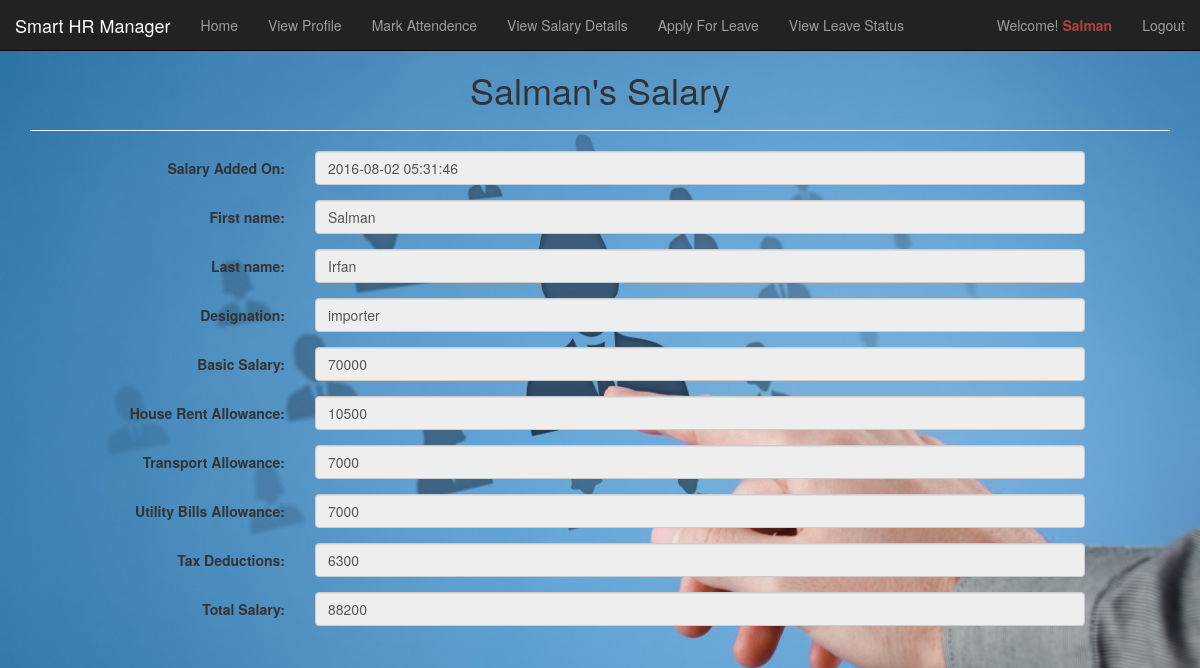
Screenshot of /employee/emp_salary.php (signed in) with the database file from the repository.
### tables this page shows
CREATE TABLE `salary` (
  `salary_id` int(100) NOT NULL,
  `emp_id` int(100) NOT NULL,
  `emp_fname` varchar(100) NOT NULL,
  `emp_lname` varchar(100) NOT NULL,
  `designation` varchar(100) NOT NULL,
  `basic_salary` varchar(100) NOT NULL,
  `house_rent` varchar(100) NOT NULL,
  `transport` varchar(100) NOT NULL,
  `utility` varchar(100) NOT NULL,
  `tax_deductions` varchar(100) NOT NULL,
  `total` varchar(100) NOT NULL,
  `salary_date` timestamp NOT NULL DEFAULT CURRENT_TIMESTAMP
);

### employee/emp_salary.php (the view, shortened to what this page needs)
<?php include ("header.php");?>
<?php include ("../navbar.php");?>
<?php
if(!isset($_SESSION['emp_username']))	{
	header("location: ../index.php");
}
else{
?>
<?php
$employeeUsername=$_SESSION['emp_username'];
$query = mysql_query("SELECT * FROM employee where emp_uname='$employeeUsername' ");
while ($row=mysql_fetch_array($query)){
	 $employeeId = $row['emp_id'];
}
$query1 = mysql_query("SELECT * FROM salary where emp_id='$employeeId' ");
while ($row=mysql_fetch_array($query1)){
	$employeeFirstName = $row['emp_fname'];
	$employeeLastName = $row['emp_lname'];
	$employeeDesignation = $row['designation'];
	$employeeBasicSalary = $row['basic_salary'];
	$houseRent = $row['house_rent'];
	$transport = $row['transport'];
	$utility = $row['utility'];
	$tax = $row['tax_deductions'];
	$total = $row['total'];
    $salaryDate = $row['salary_date'];
?>
<div class="container">
<h1 class="text-center"><?php echo $employeeFirstName."'s";?> Salary</h1>
  	<hr>
	<div class="row">
        <form method="post" action="add_salary.php" class="form-horizontal" role="form" enctype="multipart/form-data">
		  <div class="form-group">
            <label class="col-lg-3 control-label">Salary Added On:</label>
            <div class="col-lg-8">
              <input class="form-control" id="salaryDate" name="salaryDate" type="text" value="<?php echo $salaryDate; ?>" readonly>
            </div>
          </div>
		  <div class="form-group">
            <label class="col-lg-3 control-label">First name:</label>
            <div class="col-lg-8">
              <input class="form-control" id="employeeFirstName" name="employeeFirstName" type="text" value="<?php echo $employeeFirstName; ?>" readonly>
            </div>
          </div>
          <div class="form-group">
            <label class="col-lg-3 control-label">Last name:</label>
            <div class="col-lg-8">
              <input class="form-control" id="employeeLastName" name="employeeLastName" type="text" value="<?php echo $employeeLastName; ?>" readonly>
            </div>
          </div>
		  <div class="form-group">
            <label class="col-md-3 control-label">Designation:</label>
            <div class="col-md-8">
              <input class="form-control" id="employeeDesignation" name="employeeDesignation" type="text" value="<?php echo $employeeDesignation; ?>" readonly>
            </div>
          </div>
		  <div class="form-group">
            <label class="col-md-3 control-label">Basic Salary:</label>
            <div class="col-md-8">
              <input class="form-control" id="employeeBasicSalary" name="employeeBasicSalary" type="text" value="<?php echo $employeeBasicSalary; ?>" readonly>
            </div>
          </div>
		  <div class="form-group">
            <label class="col-md-3 control-label">House Rent Allowance:</label>
            <div class="col-md-8">
              <input class="form-control" id="houseRent" name="houseRent" type="text" value="<?php echo $houseRent; ?>" readonly>
            </div>
          </div>
		  <div class="form-group">
            <label class="col-md-3 control-label">Transport Allowance:</label>
            <div class="col-md-8">
              <input class="form-control" id="transport" name="transport" type="text" value="<?php echo $transport; ?>" readonly>
            </div>
          </div>
		  <div class="form-group">
            <label class="col-md-3 control-label">Utility Bills Allowance:</label>
            <div class="col-md-8">
              <input class="form-control" id="utility" name="utility" type="text" value="<?php echo $utility; ?>" readonly>
            </div>
          </div>
          <div class="form-group">
            <label class="col-md-3 control-label">Tax Deductions:</label>
            <div class="col-md-8">
              <input class="form-control" id="tax" name="tax" type="text" value="<?php echo $tax; ?>" readonly>
            </div>
          </div>
		  <div class="form-group">
            <label class="col-md-3 control-label">Total Salary:</label>
            <div class="col-md-8">
              <input class="form-control" id="total" name="total" type="text" value="<?php echo $total; ?>" readonly>
            </div>
          </div>
            </div>
          </div>
<?php } ?>
<?php } ?>

### employee/header.php (style rules this page uses)
body { margin-top: 50px; margin-bottom: 50px; background: url('images/background2.jpg') no-repeat center center fixed; -webkit-background-size: cover; -moz-background-size: cover; -o-background-size: cover; background-size: cover; }

### rows the page displays
salary: emp_fname "Salman", salaryDate "2016-08-02 05:31:46", employeeFirstName "Salman", employeeLastName "Irfan", employeeDesignation "importer", employeeBasicSalary "70000", houseRent "10500", transport "7000", utility "7000", tax "6300", total "88200"

### other values shown
$_SESSION['emp_username'] "Salman"
